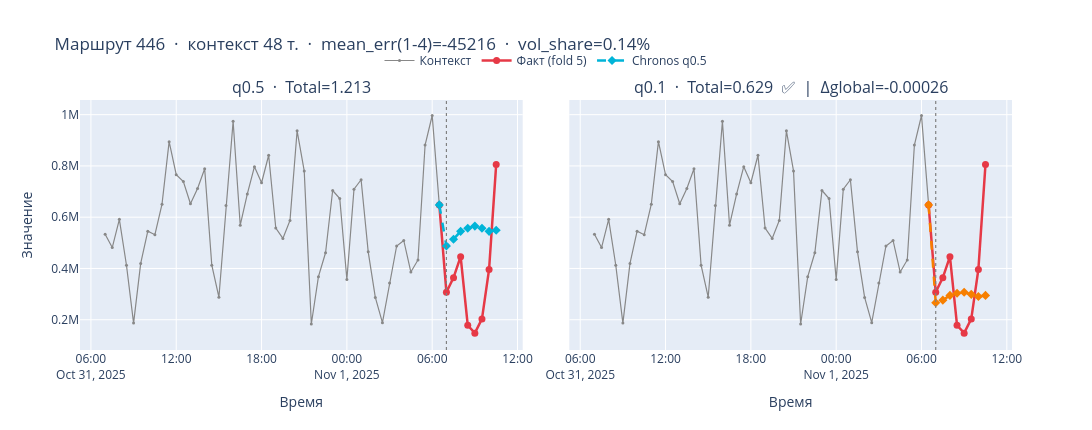

The notebook cell saved with this chart:
### Code cell
import numpy as np
import pandas as pd
import plotly.graph_objects as go
from plotly.subplots import make_subplots

# ============================================================
# 0. Утилиты
# ============================================================
def wape_rbias(y_true, y_pred):
    yt = np.asarray(y_true, float)
    yp = np.clip(np.asarray(y_pred, float), 0, None)
    s  = yt.sum() + 1e-9
    return float(np.abs(yp - yt).sum() / s + np.abs(yp.sum() / s - 1))

# ============================================================
# 1. Загружаем данные
# ============================================================
TARGET_COL    = "target_1h"
TOTAL_VAL_PTS = 40
FOLD5_PTS     = 8

raw_cv_df = pd.read_csv("chronos2_cv_raw.csv")
train_df  = pd.read_parquet("train_solo_track.parquet")
train_df["timestamp"] = pd.to_datetime(train_df["timestamp"])
train_df = train_df.sort_values(["route_id","timestamp"]).reset_index(drop=True)

# Проверяем что q0.1 есть
if "y_pred_q10" not in raw_cv_df.columns:
    print("❌ y_pred_q10 не найден в CSV — нужно перегнать Chronos с сохранением q0.1")
else:
    print(f"✅ y_pred_q10 есть  |  raw_cv_df: {raw_cv_df.shape}")

# Таймстемпы fold 5 (достаём из train_df)
fold5_ts = (
    train_df.groupby("route_id", group_keys=False)
    .tail(FOLD5_PTS)[["route_id","timestamp"]]
    .reset_index(drop=True)
)
fold5_ts["h"] = fold5_ts.groupby("route_id").cumcount() + 1

# Мёрджим таймстемпы в raw_cv_df если их нет
if "timestamp" not in raw_cv_df.columns or raw_cv_df["timestamp"].isna().all():
    raw_cv_df = raw_cv_df.drop(columns=["timestamp"], errors="ignore")
    raw_cv_df = raw_cv_df.merge(
        fold5_ts.rename(columns={"timestamp": "timestamp"}),
        on=["route_id","h"], how="left"
    )
raw_cv_df["timestamp"] = pd.to_datetime(raw_cv_df["timestamp"])

cv5      = raw_cv_df[raw_cv_df["fold"] == 5].copy()
cv_train = raw_cv_df[raw_cv_df["fold"].isin([1,2,3,4])].copy()

print(f"cv5: {cv5.shape}  cv_train: {cv_train.shape}")

# ============================================================
# 2. Тест гипотезы: overpredict → q0.1
# ============================================================
mean_errs = cv_train.groupby("route_id")["err"].mean()

def eval_submission(y_true, y_pred, label):
    yt = np.asarray(y_true, float)
    yp = np.clip(np.asarray(y_pred, float), 0, None)
    cs = float(yt.sum() / (yp.sum() + 1e-9))
    yp_cal = np.clip(yp * cs, 0, None)
    s = yt.sum() + 1e-9
    wape  = np.abs(yp_cal - yt).sum() / s
    rbias = abs(yp_cal.sum() / s - 1)
    tot   = wape + rbias
    print(f"  {label:45s}  WAPE={wape:.4f}  |RBias|={rbias:.4f}  "
          f"Total={tot:.4f}  cs={cs:.3f}")
    return tot

print("\n── Baseline ──")
base = eval_submission(cv5["y_true"], cv5["y_pred"],     "q0.5 (baseline)")
full10 = eval_submission(cv5["y_true"], cv5["y_pred_q10"], "q0.1 (все маршруты)")

print("\n── Разные пороги mean_err → q0.1 ──")
results = []
for thr in [0, 500, 1000, 2000, 5000, 10000, 20000]:
    over = set(mean_errs[mean_errs > thr].index)
    y_adapt = np.where(cv5["route_id"].isin(over), cv5["y_pred_q10"], cv5["y_pred"])
    tot = eval_submission(cv5["y_true"], y_adapt,
                          f"mean_err>{thr:>6} ({len(over):>4} routes→q0.1)")
    results.append((thr, len(over), tot))

best_thr = min(results, key=lambda x: x[2])
print(f"\n  Лучший порог: mean_err > {best_thr[0]}  "
      f"({best_thr[1]} маршрутов)  Total={best_thr[2]:.4f}  "
      f"Δ={best_thr[2]-base:+.4f}  {'✅' if best_thr[2] < base else '❌'}")

# ============================================================
# 3. inspect_route — два графика: q0.5 vs q0.1
# ============================================================
def inspect_route(route_id, n_context=48):
    cv5_r = cv5[cv5["route_id"] == route_id].sort_values("h").reset_index(drop=True)
    if len(cv5_r) == 0:
        print(f"❌ route_id={route_id} не найден в fold 5")
        return

    # ── Метрики на маршруте ──
    def route_metrics(y_true, y_pred, label):
        yt = np.asarray(y_true, float)
        yp = np.clip(np.asarray(y_pred, float), 0, None)
        s  = yt.sum() + 1e-9
        wape  = np.abs(yp - yt).sum() / s
        rbias = abs(yp.sum() / s - 1)
        tot   = wape + rbias
        print(f"  {label:12s}  WAPE={wape:.3f}  |RBias|={rbias:.3f}  Total={tot:.3f}")
        return tot

    print(f"\n══ Маршрут {route_id} ══")
    t50 = route_metrics(cv5_r["y_true"], cv5_r["y_pred"],     "q0.5")
    t10 = route_metrics(cv5_r["y_true"], cv5_r["y_pred_q10"], "q0.1")
    me  = mean_errs.get(route_id, float("nan"))
    print(f"  Δ(q0.1 - q0.5) = {t10-t50:+.3f}  {'✅ q0.1 лучше' if t10 < t50 else '❌ q0.5 лучше'}")

    # ── Перепрогноз по фолдам 1-4 ──
    print(f"\n  ── Перепрогноз на фолдах 1-4 (err = pred - true) ──")
    fold_stats = (
        cv_train[cv_train["route_id"] == route_id]
        .groupby("fold")
        .agg(
            mean_err  = ("err", "mean"),
            median_err= ("err", "median"),
            mean_true = ("y_true", "mean"),
            mean_pred = ("y_pred", "mean"),
        )
    )
    if len(fold_stats) == 0:
        print("  (маршрут не встречался в фолдах 1-4)")
    else:
        for fold_id, row in fold_stats.iterrows():
            bar = "▲" if row["mean_err"] > 0 else "▼"
            print(f"    fold {fold_id}:  mean_err={row['mean_err']:>8.0f}  {bar}  "
                  f"true={row['mean_true']:.0f}  pred={row['mean_pred']:.0f}")
        print(f"    ─────────────────────────────────────────────────")
        print(f"    среднее за 4 фолда:  mean_err={me:>8.0f}  "
              f"({'завышает ▲' if me > 0 else 'занижает ▼'})")

    # ── Влияние свапа на ГЛОБАЛЬНУЮ метрику fold 5 ──
    print(f"\n  ── Влияние свапа этого маршрута на глобальную метрику (fold 5) ──")

    def global_metric(swap_routes):
        y_adapt = np.where(
            cv5["route_id"].isin(swap_routes),
            cv5["y_pred_q10"], cv5["y_pred"]
        )
        yt = cv5["y_true"].values
        yp = np.clip(y_adapt, 0, None)
        cs = float(yt.sum() / (yp.sum() + 1e-9))
        yp_cal = np.clip(yp * cs, 0, None)
        s = yt.sum() + 1e-9
        return float(np.abs(yp_cal - yt).sum() / s + abs(yp_cal.sum() / s - 1))

    base_global  = global_metric(set())           # никого не свапаем
    after_global = global_metric({route_id})      # свапаем только этот маршрут
    delta_global = after_global - base_global

    print(f"    Без свапа:  Total={base_global:.5f}")
    print(f"    Со свапом:  Total={after_global:.5f}")
    print(f"    Δ global  = {delta_global:+.5f}  "
          f"{'✅ глобально лучше' if delta_global < 0 else '❌ глобально хуже'}")
    vol = cv5_r["y_true"].sum()
    vol_share = vol / cv5["y_true"].sum() * 100
    print(f"    Объём маршрута: {vol:.0f}  ({vol_share:.2f}% от общего fold 5)")

    # ── Графики ──
    hist = (
        train_df[train_df["route_id"] == route_id]
        .sort_values("timestamp").reset_index(drop=True)
    )
    n_ctx    = min(n_context, len(hist) - FOLD5_PTS)
    hist_ctx = hist.iloc[-(FOLD5_PTS + n_ctx) : -FOLD5_PTS].reset_index(drop=True)

    ts_map = fold5_ts[fold5_ts["route_id"] == route_id].set_index("h")["timestamp"]
    cv5_r["timestamp"] = cv5_r["h"].map(ts_map)

    fig = make_subplots(
        rows=1, cols=2,
        subplot_titles=[
            f"q0.5  ·  Total={t50:.3f}",
            f"q0.1  ·  Total={t10:.3f}  {'✅' if t10 < t50 else '❌'}  |  Δglobal={delta_global:+.5f}",
        ],
        shared_yaxes=True,
        horizontal_spacing=0.05,
    )

    for col, pred_col_name, pred_color, pred_label in [
        (1, "y_pred",     "#00b4d8", "Chronos q0.5"),
        (2, "y_pred_q10", "#f77f00", "Chronos q0.1"),
    ]:
        fig.add_trace(go.Scatter(
            x=hist_ctx["timestamp"].tolist(),
            y=hist_ctx[TARGET_COL].tolist(),
            mode="lines+markers",
            name="Контекст", legendgroup="ctx",
            showlegend=(col == 1),
            line=dict(width=1.2, color="#888"),
            marker=dict(size=3),
        ), row=1, col=col)

        fact_x = [hist_ctx["timestamp"].iloc[-1]] + cv5_r["timestamp"].tolist()
        fact_y = [hist_ctx[TARGET_COL].iloc[-1]]  + cv5_r["y_true"].tolist()
        fig.add_trace(go.Scatter(
            x=fact_x, y=fact_y,
            mode="lines+markers",
            name="Факт (fold 5)", legendgroup="fact",
            showlegend=(col == 1),
            line=dict(width=2.5, color="#e63946"),
            marker=dict(size=7),
        ), row=1, col=col)

        pred_x = [hist_ctx["timestamp"].iloc[-1]] + cv5_r["timestamp"].tolist()
        pred_y = [hist_ctx[TARGET_COL].iloc[-1]]  + cv5_r[pred_col_name].tolist()
        fig.add_trace(go.Scatter(
            x=pred_x, y=pred_y,
            mode="lines+markers",
            name=pred_label, legendgroup="pred",
            showlegend=(col == 1),
            line=dict(width=2.5, color=pred_color, dash="dash"),
            marker=dict(size=7, symbol="diamond"),
        ), row=1, col=col)

        fig.add_vline(
            x=cv5_r["timestamp"].iloc[0].timestamp() * 1000,
            line=dict(dash="dot", width=1.2, color="gray"),
            row=1, col=col,
        )

    fig.update_layout(
        title=dict(
            text=(f"Маршрут {route_id}  ·  контекст {n_ctx} т.  ·  "
                  f"mean_err(1-4)={me:.0f}  ·  vol_share={vol_share:.2f}%")
        ),
        legend=dict(orientation="h", yanchor="bottom", y=1.10,
                    xanchor="center", x=0.5),
        height=430, width=1300,
    )
    fig.update_xaxes(title_text="Время", row=1, col=1)
    fig.update_xaxes(title_text="Время", row=1, col=2)
    fig.update_yaxes(title_text="Значение", row=1, col=1)
    fig.show()

# ── Вызов ──
inspect_route(446, n_context=48)


# inspect_route(1234, n_context=96)

### Figure 1 — Plotly figure (JSON) as saved in the notebook; plotly's stock layout.template omitted (floating-point values rounded to 4 significant figures)
{"data": [{"legendgroup": "ctx", "line": {"color": "#888", "width": 1.2}, "marker": {"size": 3}, "mode": "lines+markers", "name": "Контекст", "showlegend": true, "type": "scatter", "x": ["2025-10-31T07:00:00", "2025-10-31T07:30:00", "2025-10-31T08:00:00", "2025-10-31T08:30:00", "2025-10-31T09:00:00", "2025-10-31T09:30:00", "2025-10-31T10:00:00", "2025-10-31T10:30:00", "2025-10-31T11:00:00", "2025-10-31T11:30:00", "2025-10-31T12:00:00", "2025-10-31T12:30:00", "2025-10-31T13:00:00", "2025-10-31T13:30:00", "2025-10-31T14:00:00", "2025-10-31T14:30:00", "2025-10-31T15:00:00", "2025-10-31T15:30:00", "2025-10-31T16:00:00", "2025-10-31T16:30:00", "2025-10-31T17:00:00", "2025-10-31T17:30:00", "2025-10-31T18:00:00", "2025-10-31T18:30:00", "2025-10-31T19:00:00", "2025-10-31T19:30:00", "2025-10-31T20:00:00", "2025-10-31T20:30:00", "2025-10-31T21:00:00", "2025-10-31T21:30:00", "2025-10-31T22:00:00", "2025-10-31T22:30:00", "2025-10-31T23:00:00", "2025-10-31T23:30:00", "2025-11-01T00:00:00", "2025-11-01T00:30:00", "2025-11-01T01:00:00", "2025-11-01T01:30:00", "2025-11-01T02:00:00", "2025-11-01T02:30:00", "2025-11-01T03:00:00", "2025-11-01T03:30:00", "2025-11-01T04:00:00", "2025-11-01T04:30:00", "2025-11-01T05:00:00", "2025-11-01T05:30:00", "2025-11-01T06:00:00", "2025-11-01T06:30:00"], "xaxis": "x", "y": [533376, 481417, 591852, 412445, 186846, 419769, 545429, 531646, 650962, 894784, 765665, 739022, 652404, 712033, 789251, 412733, 287823, 646003, 974079, 568842, 690926, 797094, 734466, 841672, 557597, 517171, 587411, 936998, 780658, 183443, 367983, 461175, 704190, 672645, 356853, 709150, 746115, 464923, 287189, 188461, 343128, 487703, 509213, 385975, 433263, 881578, 996742, 647963], "yaxis": "y"}, {"legendgroup": "fact", "line": {"color": "#e63946", "width": 2.5}, "marker": {"size": 7}, "mode": "lines+markers", "name": "Факт (fold 5)", "showlegend": true, "type": "scatter", "x": ["2025-11-01T06:30:00", "2025-11-01T07:00:00", "2025-11-01T07:30:00", "2025-11-01T08:00:00", "2025-11-01T08:30:00", "2025-11-01T09:00:00", "2025-11-01T09:30:00", "2025-11-01T10:00:00", "2025-11-01T10:30:00"], "xaxis": "x", "y": [647963, 307027, 364234, 445893, 178426, 147747, 203108, 396413, 805975], "yaxis": "y"}, {"legendgroup": "pred", "line": {"color": "#00b4d8", "dash": "dash", "width": 2.5}, "marker": {"size": 7, "symbol": "diamond"}, "mode": "lines+markers", "name": "Chronos q0.5", "showlegend": true, "type": "scatter", "x": ["2025-11-01T06:30:00", "2025-11-01T07:00:00", "2025-11-01T07:30:00", "2025-11-01T08:00:00", "2025-11-01T08:30:00", "2025-11-01T09:00:00", "2025-11-01T09:30:00", "2025-11-01T10:00:00", "2025-11-01T10:30:00"], "xaxis": "x", "y": [647963, 487424, 514048, 544768, 557056, 565248, 557056, 544768, 548864], "yaxis": "y"}, {"legendgroup": "ctx", "line": {"color": "#888", "width": 1.2}, "marker": {"size": 3}, "mode": "lines+markers", "name": "Контекст", "showlegend": false, "type": "scatter", "x": ["2025-10-31T07:00:00", "2025-10-31T07:30:00", "2025-10-31T08:00:00", "2025-10-31T08:30:00", "2025-10-31T09:00:00", "2025-10-31T09:30:00", "2025-10-31T10:00:00", "2025-10-31T10:30:00", "2025-10-31T11:00:00", "2025-10-31T11:30:00", "2025-10-31T12:00:00", "2025-10-31T12:30:00", "2025-10-31T13:00:00", "2025-10-31T13:30:00", "2025-10-31T14:00:00", "2025-10-31T14:30:00", "2025-10-31T15:00:00", "2025-10-31T15:30:00", "2025-10-31T16:00:00", "2025-10-31T16:30:00", "2025-10-31T17:00:00", "2025-10-31T17:30:00", "2025-10-31T18:00:00", "2025-10-31T18:30:00", "2025-10-31T19:00:00", "2025-10-31T19:30:00", "2025-10-31T20:00:00", "2025-10-31T20:30:00", "2025-10-31T21:00:00", "2025-10-31T21:30:00", "2025-10-31T22:00:00", "2025-10-31T22:30:00", "2025-10-31T23:00:00", "2025-10-31T23:30:00", "2025-11-01T00:00:00", "2025-11-01T00:30:00", "2025-11-01T01:00:00", "2025-11-01T01:30:00", "2025-11-01T02:00:00", "2025-11-01T02:30:00", "2025-11-01T03:00:00", "2025-11-01T03:30:00", "2025-11-01T04:00:00", "2025-11-01T04:30:00", "2025-11-01T05:00:00", "2025-11-01T05:30:00", "2025-11-01T06:00:00", "2025-11-01T06:30:00"], "xaxis": "x2", "y": [533376, 481417, 591852, 412445, 186846, 419769, 545429, 531646, 650962, 894784, 765665, 739022, 652404, 712033, 789251, 412733, 287823, 646003, 974079, 568842, 690926, 797094, 734466, 841672, 557597, 517171, 587411, 936998, 780658, 183443, 367983, 461175, 704190, 672645, 356853, 709150, 746115, 464923, 287189, 188461, 343128, 487703, 509213, 385975, 433263, 881578, 996742, 647963], "yaxis": "y2"}, {"legendgroup": "fact", "line": {"color": "#e63946", "width": 2.5}, "marker": {"size": 7}, "mode": "lines+markers", "name": "Факт (fold 5)", "showlegend": false, "type": "scatter", "x": ["2025-11-01T06:30:00", "2025-11-01T07:00:00", "2025-11-01T07:30:00", "2025-11-01T08:00:00", "2025-11-01T08:30:00", "2025-11-01T09:00:00", "2025-11-01T09:30:00", "2025-11-01T10:00:00", "2025-11-01T10:30:00"], "xaxis": "x2", "y": [647963, 307027, 364234, 445893, 178426, 147747, 203108, 396413, 805975], "yaxis": "y2"}, {"legendgroup": "pred", "line": {"color": "#f77f00", "dash": "dash", "width": 2.5}, "marker": {"size": 7, "symbol": "diamond"}, "mode": "lines+markers", "name": "Chronos q0.1", "showlegend": false, "type": "scatter", "x": ["2025-11-01T06:30:00", "2025-11-01T07:00:00", "2025-11-01T07:30:00", "2025-11-01T08:00:00", "2025-11-01T08:30:00", "2025-11-01T09:00:00", "2025-11-01T09:30:00", "2025-11-01T10:00:00", "2025-11-01T10:30:00"], "xaxis": "x2", "y": [647963, 266240, 276480, 294912, 303104, 307200, 299008, 290816, 294912], "yaxis": "y2"}], "layout": {"annotations": [{"font": {"size": 16}, "showarrow": false, "text": "q0.5  ·  Total=1.213", "x": 0.2375, "xanchor": "center", "xref": "paper", "y": 1, "yanchor": "bottom", "yref": "paper"}, {"font": {"size": 16}, "showarrow": false, "text": "q0.1  ·  Total=0.629  ✅  |  Δglobal=-0.00026", "x": 0.7625, "xanchor": "center", "xref": "paper", "y": 1, "yanchor": "bottom", "yref": "paper"}], "height": 430, "legend": {"orientation": "h", "x": 0.5, "xanchor": "center", "y": 1.1, "yanchor": "bottom"}, "shapes": [{"line": {"color": "gray", "dash": "dot", "width": 1.2}, "type": "line", "x0": 1761980400000, "x1": 1761980400000, "xref": "x", "y0": 0, "y1": 1, "yref": "y domain"}, {"line": {"color": "gray", "dash": "dot", "width": 1.2}, "type": "line", "x0": 1761980400000, "x1": 1761980400000, "xref": "x2", "y0": 0, "y1": 1, "yref": "y2 domain"}], "title": {"text": "Маршрут 446  ·  контекст 48 т.  ·  mean_err(1-4)=-45216  ·  vol_share=0.14%"}, "width": 1300, "xaxis": {"anchor": "y", "domain": [0, 0.475], "title": {"text": "Время"}}, "xaxis2": {"anchor": "y2", "domain": [0.525, 1], "title": {"text": "Время"}}, "yaxis": {"anchor": "x", "domain": [0, 1], "title": {"text": "Значение"}}, "yaxis2": {"anchor": "x2", "domain": [0, 1], "matches": "y", "showticklabels": false}}}
